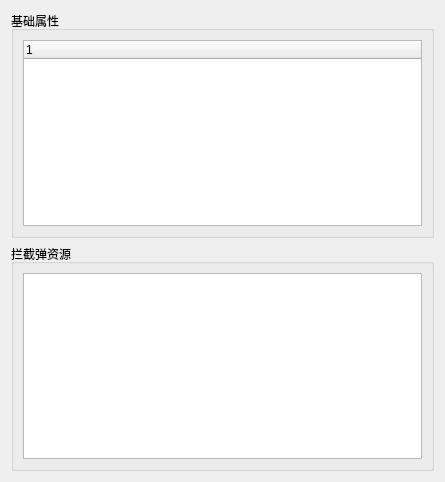
<?xml version="1.0" encoding="UTF-8"?>
<ui version="4.0">
 <class>LanjieView</class>
 <widget class="QWidget" name="LanjieView">
  <property name="geometry">
   <rect>
    <x>0</x>
    <y>0</y>
    <width>445</width>
    <height>482</height>
   </rect>
  </property>
  <property name="windowTitle">
   <string>Form</string>
  </property>
  <layout class="QGridLayout" name="gridLayout">
   <item row="0" column="0">
    <widget class="QGroupBox" name="groupBox">
     <property name="title">
      <string>基础属性</string>
     </property>
     <layout class="QGridLayout" name="gridLayout_2">
      <item row="0" column="0">
       <widget class="QTreeWidget" name="treeWidget">
        <column>
         <property name="text">
          <string notr="true">1</string>
         </property>
        </column>
       </widget>
      </item>
     </layout>
    </widget>
   </item>
   <item row="1" column="0">
    <widget class="QGroupBox" name="groupBox_2">
     <property name="title">
      <string>拦截弹资源</string>
     </property>
     <layout class="QGridLayout" name="gridLayout_3">
      <item row="0" column="0">
       <widget class="QTableWidget" name="tableWidget"/>
      </item>
     </layout>
    </widget>
   </item>
  </layout>
 </widget>
 <resources/>
 <connections/>
</ui>
